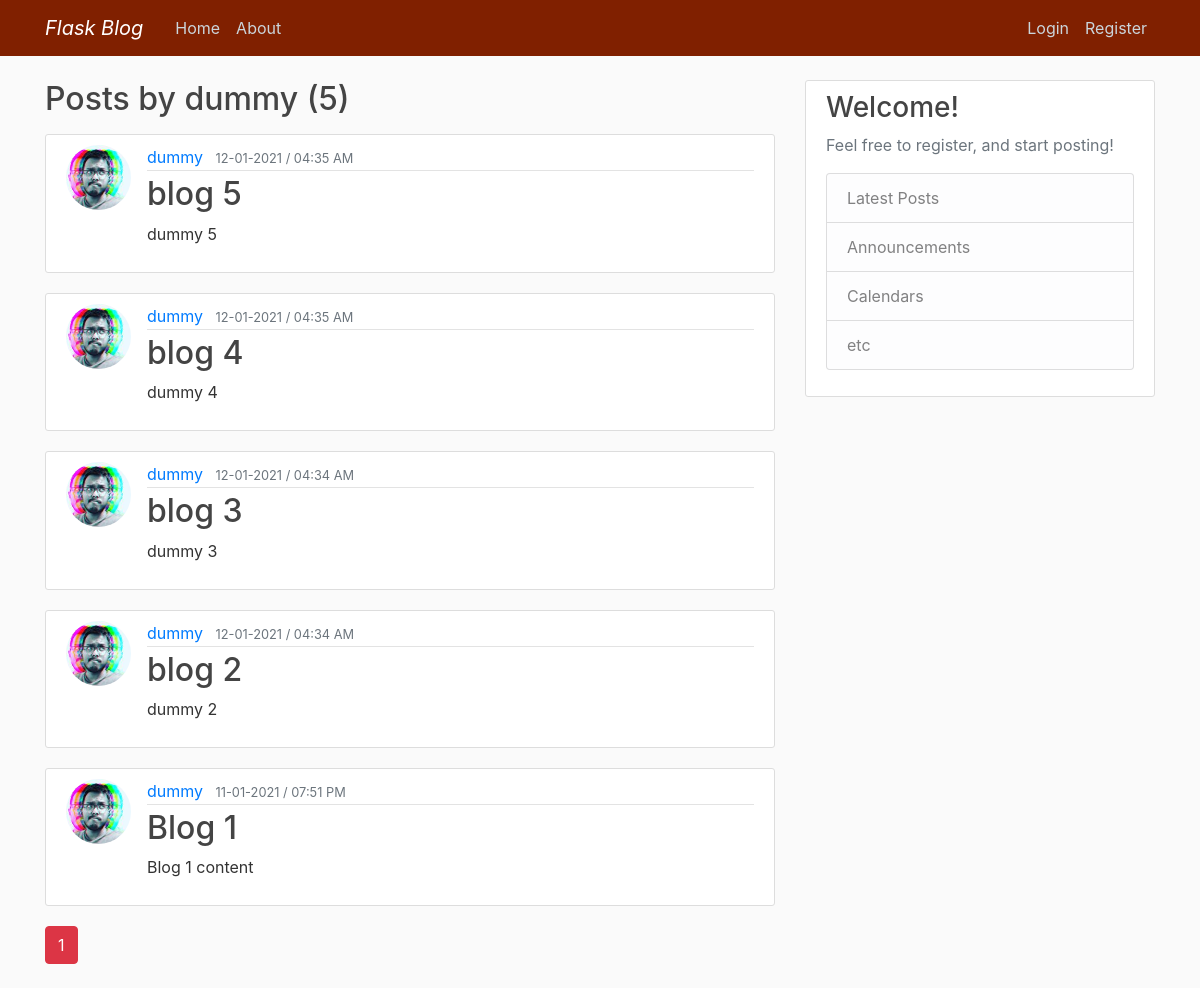
The app's page /user/dummy, older data.
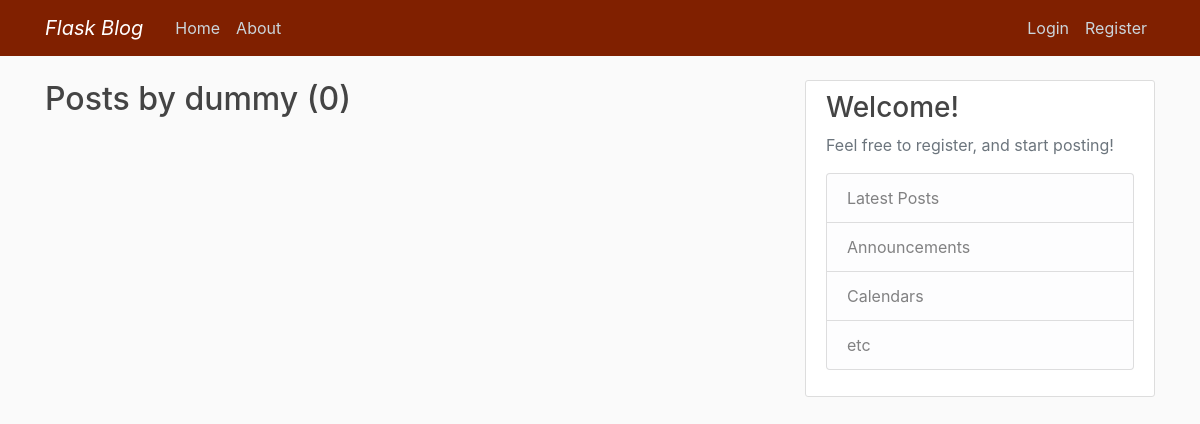
The same page, newer data.
### flaskblog/models.py (models this page shows, shortened)
class Post(db.Model):
    id = db.Column(db.Integer, primary_key=True)
    title = db.Column(db.String(100), nullable=False)
    date_posted = db.Column(db.DateTime, nullable=False, default=datetime.utcnow)
    content = db.Column(db.Text, nullable=False)
    user_id = db.Column(db.Integer, db.ForeignKey('user.id'), nullable=False)

class User(db.Model, UserMixin):
    id = db.Column(db.Integer, primary_key=True)
    username = db.Column(db.String(20), unique=True, nullable=False)
    email = db.Column(db.String(120), unique=True, nullable=False)
    image_file = db.Column(db.String(20), nullable=False, default='default.jpg')
    password = db.Column(db.String(60), nullable=False)
    posts = db.relationship('Post', backref='author', lazy=True)

### flaskblog/users/routes.py (the view)
@users.route("/user/<string:username>")
def user_posts(username):
    page = request.args.get('page', 1, type=int)
    user = User.query.filter_by(username=username).first_or_404()
    posts = Post.query.filter_by(author=user)\
        .order_by(Post.date_posted.desc())\
        .paginate(page=page, per_page=5)
    return render_template('user_posts.html', posts=posts, user=user)

### flaskblog/templates/user_posts.html
{% extends "layout.html" %}
{% block content %}
    <h2 class="mb-3">Posts by {{ user.username }} ({{ posts.total }})</h2>
    {% for post in posts.items %}
        <article class="media content-section">
          <img class="rounded-circle article-img" src="{{ url_for('static', filename='profile_pics/' + post.author.image_file) }}">
          <div class="media-body">
            <div class="article-metadata">
              <a class="mr-2" href="{{ url_for('users.user_posts', username=post.author.username) }}">{{ post.author.username }}</a>
              <small class="text-muted">{{ post.date_posted.strftime('%d-%m-%Y / %I:%M %p') }}</small>
            </div>
            <h2><a class="article-title" href="{{ url_for('posts.post', post_id=post.id) }}">{{ post.title }}</a></h2>
            <p class="article-content">{{ post.content }}</p>
          </div>
        </article>
    {% endfor %}
    {% for page_num in posts.iter_pages(left_edge=1, right_edge=1, left_current=1, right_current=2) %}
      {% if page_num %}
        {% if posts.page == page_num %}
          <a class="btn btn-danger mb-4" href="{{ url_for('users.user_posts', username=user.username, page=page_num) }}">{{ page_num }}</a>
        {% else %}
          <a class="btn btn-outline-info mb-4" href="{{ url_for('users.user_posts', username=user.username, page=page_num) }}">{{ page_num }}</a>
        {% endif %}
      {% else %}
        ...
      {% endif %}
    {% endfor %}
{% endblock content %}

Row changes from the older to the newer data that the page shows:
removed Post: image_file (picture), author.username "dummy", date_posted "12-01-2021 / 04:35 AM", title "blog 5", content "dummy 5"
removed Post: image_file (picture), author.username "dummy", date_posted "12-01-2021 / 04:35 AM", title "blog 4", content "dummy 4"
removed Post: image_file (picture), author.username "dummy", date_posted "12-01-2021 / 04:34 AM", title "blog 3", content "dummy 3"
removed Post: image_file (picture), author.username "dummy", date_posted "12-01-2021 / 04:34 AM", title "blog 2", content "dummy 2"
no longer on this page (row edited): Post: image_file (picture), author.username "dummy", date_posted "11-01-2021 / 07:51 PM", title "Blog 1", content "Blog 1 content"
Text that changed along with them:
{{ posts.total }}: "5" → "0"
list line gone: "1"
